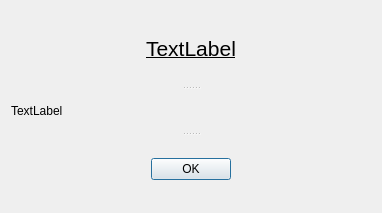
<?xml version="1.0" encoding="UTF-8"?>
<ui version="4.0">
 <class>Dialog</class>
 <widget class="QDialog" name="Dialog">
  <property name="geometry">
   <rect>
    <x>0</x>
    <y>0</y>
    <width>382</width>
    <height>213</height>
   </rect>
  </property>
  <property name="windowTitle">
   <string>Dialog</string>
  </property>
  <layout class="QVBoxLayout" name="verticalLayout">
   <item>
    <widget class="QSplitter" name="splitter">
     <property name="orientation">
      <enum>Qt::Vertical</enum>
     </property>
     <widget class="QLabel" name="HeaderText">
      <property name="font">
       <font>
        <pointsize>16</pointsize>
        <underline>true</underline>
       </font>
      </property>
      <property name="text">
       <string>TextLabel</string>
      </property>
      <property name="alignment">
       <set>Qt::AlignCenter</set>
      </property>
     </widget>
     <widget class="QLabel" name="ContentText">
      <property name="text">
       <string>TextLabel</string>
      </property>
      <property name="wordWrap">
       <bool>true</bool>
      </property>
      <property name="margin">
       <number>16</number>
      </property>
     </widget>
     <widget class="QDialogButtonBox" name="buttonBox">
      <property name="orientation">
       <enum>Qt::Horizontal</enum>
      </property>
      <property name="standardButtons">
       <set>QDialogButtonBox::Ok</set>
      </property>
      <property name="centerButtons">
       <bool>true</bool>
      </property>
     </widget>
    </widget>
   </item>
  </layout>
 </widget>
 <resources/>
 <connections>
  <connection>
   <sender>buttonBox</sender>
   <signal>accepted()</signal>
   <receiver>buttonBox</receiver>
   <slot>close()</slot>
   <hints>
    <hint type="sourcelabel">
     <x>186</x>
     <y>178</y>
    </hint>
    <hint type="destinationlabel">
     <x>210</x>
     <y>181</y>
    </hint>
   </hints>
  </connection>
  <connection>
   <sender>buttonBox</sender>
   <signal>rejected()</signal>
   <receiver>buttonBox</receiver>
   <slot>close()</slot>
   <hints>
    <hint type="sourcelabel">
     <x>165</x>
     <y>181</y>
    </hint>
    <hint type="destinationlabel">
     <x>158</x>
     <y>183</y>
    </hint>
   </hints>
  </connection>
 </connections>
</ui>
